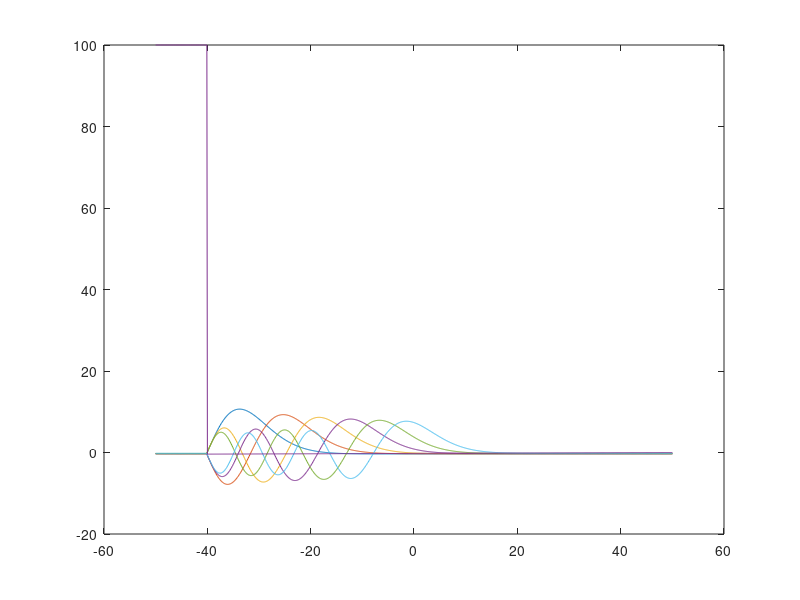

Write MATLAB code to recreate this figure.
% % 
% % L = 2*pi;
% % N = 100;
% % x = linspace(0,L,N)'; 
% % dx = x(2) - x(1);
% % % Interval Length
% % % No. of coordinate points % Coordinate vector
% % % Coordinate step
% % % Two-point finite-difference representation of Derivative 
% % D=(diag(ones((N-1),1),1)-diag(ones((N-1),1),-1))/(2*dx);
% % % Next modify D so that it is consistent with f(0) = f(L) = 0 D(1,1) = 0; D(1,2) = 0; D(2,1) = 0; % So that f(0) = 0 D(N,N-1) = 0; D(N-1,N) = 0; D(N,N) = 0; % So that f(L) = 0
% % % Three-point finite-difference representation of Laplacian 
% % Lap = (-2*diag(ones(N,1),0) + diag(ones((N-1),1),1)+ diag(ones((N-1),1),-1))/(dx^2);
% % % Next modify Lap so that it is consistent with f(0) = f(L) = 0 Lap(1,1) = 0; Lap(1,2) = 0; Lap(2,1) = 0; % So that f(0) = 0 Lap(N,N-1) = 0; Lap(N-1,N) = 0; Lap(N,N) = 0;% So that f(L) = 0
% % % To verify that D*f corresponds to taking the derivative of f % and Lap*f corresponds to taking a second derviative of f,
% % % define f = sin(x) or choose your own f
% % f = sin(x);
% % % And try the following:
% % Df = D*f; Lapf = Lap*f;
% % plot(x,f,'b',x,Df,'r', x,Lapf,'g');
% % axis([0 5 -1.1 1.1]); % Optimized axis parameters
% % % To display the matrix D on screen, simply type D and return ... D % Displays the matrix D in the workspace
% % Lap % Displays the matrix Lap
% % 
% % % Total Hamiltonian where hbar=1 and m=1
% % hbar = 1; m = 1; 
% % H = -(1/2)*(hbar^2/m)*Lap;
% % % Solve for eigenvector matrix V and eigenvalue matrix E of H
% % [V,E] = eig(H);
% % % Plot lowest 3 eigenfunctions 
% % plot(x,V(:,3),'r',x,V(:,4),'b',x,V(:,5),'k'); shg;
% % E % display eigenvalue matrix
% % diag(E) % display a vector containing the eigenvaluesdisplay a vector containing the eigenvalues


L = 50;
N = 1000;
x = linspace(-L,L,N)';
dx = x(2) - x(1);
% POTENTIAL, choose one or make your own
U = 1/2*10*x.^(2); % quadratic harmonic oscillator potential %
%U = 1/2*10*x.^(4); % quartic potential
% Finite square well of width 2w and depth given %
w = L/50;
trig = 1:900; %-0.2:0.2/900:-0.00002;
U = [100*ones(1,100) trig*0.4/900-0.4]';
% Two finite square wells of width 2w and distance 2a apart %
w = L/50; 
a=3*w;
%U = -200*(heaviside(x+w-a) - heaviside(x-w-a) + heaviside(x+w+a) - heaviside(x-w+a));
% Three-point finite-difference representation of Laplacian
% using sparse matrices, where you save memory by only
% storing non-zero matrix elements
e = ones(N,1); 
Lap = spdiags([e -2*e e],[-1 0 1],N,N)/dx^2;
% Total Hamiltonian
hbar = 1; m = 1; % constants for Hamiltonian 
H = -1/2*(hbar^2/m)*Lap + spdiags(U,0,N,N);
% Find lowest nmodes eigenvectors and eigenvalues of sparse matrix 
nmodes = 10; options.disp = 0;
[V,E] = eigs(H,nmodes,'sa',options); % find eigs
[E,ind] = sort(diag(E));% convert E to vector and sort low to high 
V = V(:,ind); % rearrange corresponding eigenvectors
% Generate plot of lowest energy eigenvectors V(x) and U(x)
Usc = U*max(abs(V(:)))/max(abs(U)); % rescale U for plotting 
plot(x,V,x,Usc,'--k'); % plot V(x) and rescaled U(x)
% Add legend showing Energy of plotted V(x)
lgnd_str = [repmat('E = ',nmodes,1),num2str(E)];
legend(lgnd_str) % place lengend string on plot
shg

plot(x,100*V(:,1:10)+E(1:10)',x,U)
hold on 
%surface(A)